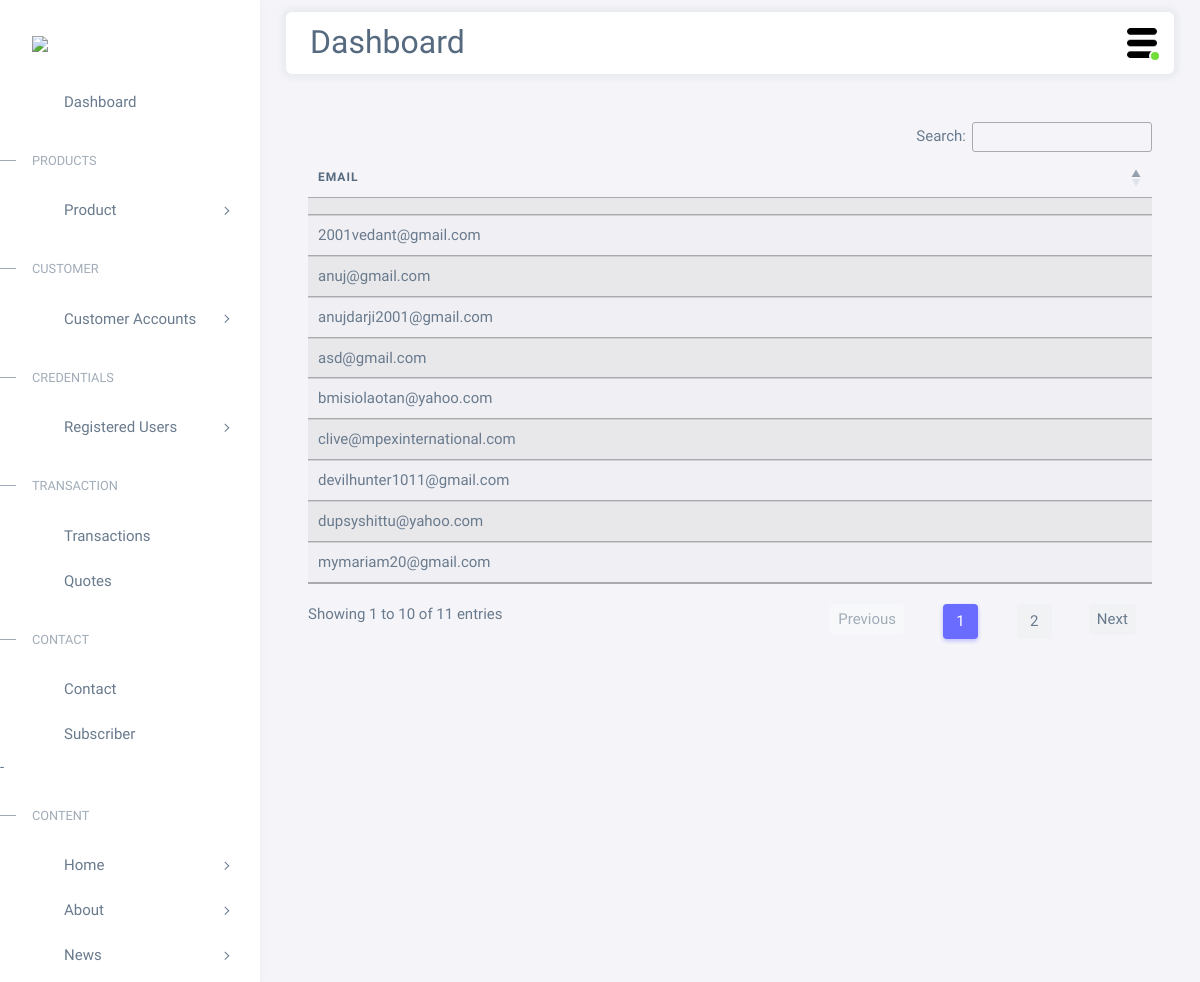
/devadmin/subscriberlist/, run on an earlier commit of the app's database.
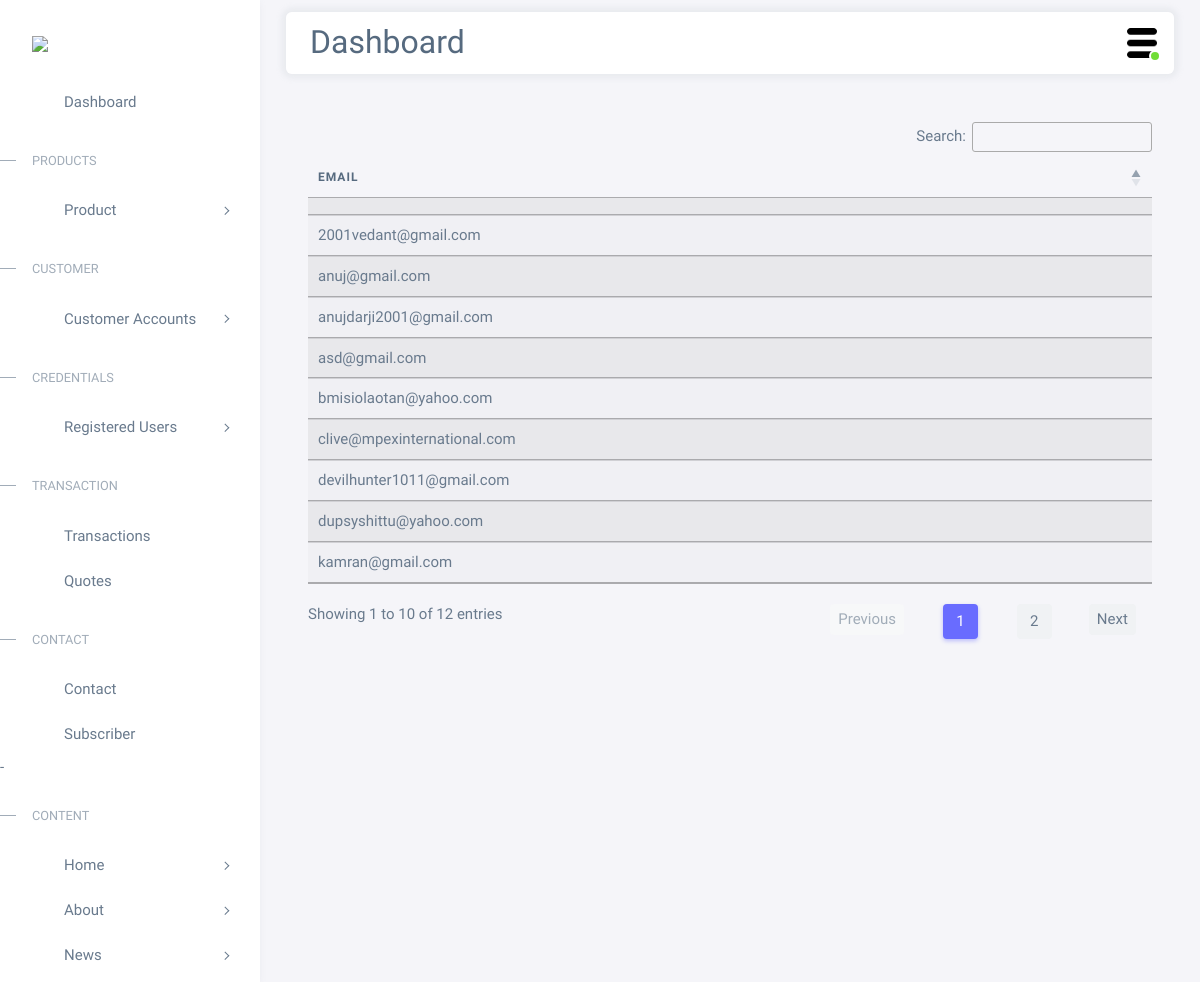
And on a later commit of the database.
### accounts/models.py (models this page shows, shortened)
class Subscriber(models.Model):
    email = models.EmailField(max_length=50)

### accounts/views.py (the view)
# urls.py: path('devadmin/subscriberlist/', views.adminsubscriberlist, name='adminsubscriberlist'),
def adminsubscriberlist(request):
    subscriber = Subscriber.objects.all()
    return render(request, 'devadmin/adminsubscriberlist.html',{'subscriber':subscriber})

### accounts/templates/devadmin/adminsubscriberlist.html (shortened to what this page needs)
{% extends 'devadmin/base.html' %}
{% load static %}
{% block main-content %}
<link rel="stylesheet" href="https://cdn.datatables.net/1.12.1/css/jquery.dataTables.min.css">
<link rel="stylesheet" href="https://cdn.datatables.net/datetime/1.1.2/css/dataTables.dateTime.min.css">
<link rel="stylesheet" href="https://cdn.datatables.net/1.12.1/css/dataTables.bootstrap4.min.css">
<link rel="stylesheet" href="https://cdn.datatables.net/buttons/2.2.3/css/buttons.bootstrap4.min.css">
<div class="m-5">
<table id="example" class="table display nowrap mt-3" style="width:100%">
  <thead>
      <tr>
          <th>Email</th>
        </tr>
  </thead>
  <tbody>
    {% for i in subscriber %}
    <tr>
        <td>{{i.email}}</td>
    </tr>
    {% endfor %}
    </tbody>
</table>
</div>
{% endblock main-content %}

What changed in the data, as far as the page shows it:
no longer on this page (row unchanged): Subscriber: email "mymariam20@gmail.com"
added Subscriber: email "kamran@gmail.com"
Also different on the page:
text written by a page script: "Search: Showing 1 to 10 of 11 entries Previous 1 2 Next" → "Search: Showing 1 to 10 of 12 entries Previous 1 2 Next"
